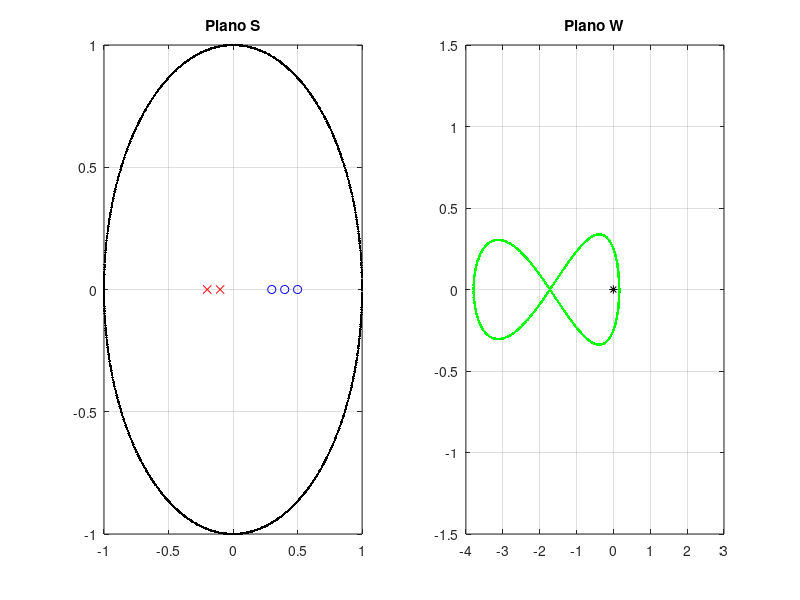

Write the MATLAB code that produced this figure.
close all; clear, clc

p1 = -0.1;
p2 = -0.2;
z1 = 0.3;
z2 = 0.4;
z3 = 0.5;

subplot(1,2,1)
plot(p1,0,'xr'), hold on, grid on
plot(p2,0,'xr')
plot(z1,0,'ob')
plot(z2,0,'ob')
plot(z3,0,'ob')
title('Plano S')
axis([-1 1 -1 1])

subplot(1,2,2)
plot(0,0,'*k'), hold on, grid on
title('Plano W')
axis([-4 3 -1.5 1.5])

for a = 0:0.01:2*pi
    sr = cos(a);
    si = sin(a);
    subplot(1,2,1)
    plot(sr,si,'.k')

    s = sr + 1i*si;
    G = ((s+(-z1)).*(s+(-z2)).*(s+(-z3))) ./ ((s+(-p1)).*(s+(-p2)));
    wr = real(G);
    wi = imag(G);
    subplot(1,2,2)
    plot(wr,wi,'.g')

    pause(0.01)
end